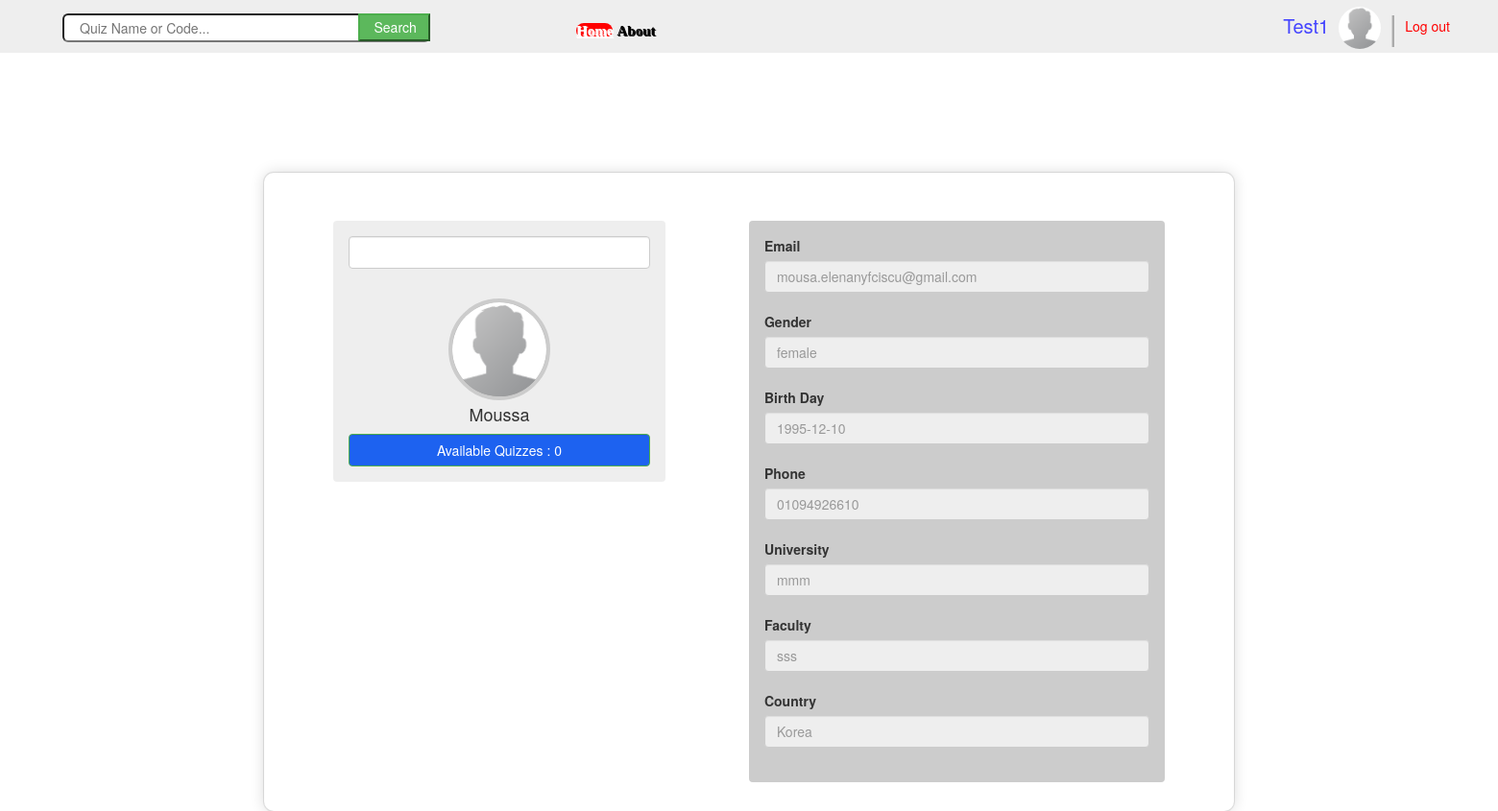
Screenshot of /view/profilepage.php?&name=moussa (signed in) with the database file from the repository.
### tables this page shows
CREATE TABLE `users` (
  `id` int(11) NOT NULL,
  `username` varchar(100) NOT NULL,
  `password` varchar(64) NOT NULL,
  `email` varchar(100) NOT NULL,
  `type` varchar(10) NOT NULL,
  `birth_day` date NOT NULL,
  `country` varchar(50) NOT NULL,
  `gender` varchar(6) NOT NULL,
  `phone` varchar(20) NOT NULL,
  `image` longblob NOT NULL,
  `university` varchar(100) NOT NULL,
  `faculty` varchar(100) NOT NULL
);

### controller/MyProfileOperations.php (called while the page is built)
<?php
class MyProfileOperations {
    public static function getMyData($user) {
        include '../include/vars.php';
        $conn = new mysqli($host, $username, $password, $dbname);
        $query = "SELECT id, username, email, type, birth_day,country, gender, phone, image, university, faculty "
                . "FROM `users` WHERE username = '$user'";
        $result = mysqli_query($conn, $query);
        if (mysqli_error($conn)) {
            echo 'MyProfileOPerations Error !!';
            return NULL;
        } else {
            return $result;
        }
    }
}
?>

### controller/MyQuizzesOperations.php (called while the page is built, shortened)
<?php
class MyQuizzesOperations {
    public static function getMyQuizzes($doctorName) {
        include '../include/vars.php';
        $conn = new mysqli($host, $username, $password, $dbname);
        $query = "SELECT quiz_id, quiz_name, full_mark, date, password from quizzes "
                . "where doctor_name = '" . $doctorName . "'";
        $result = mysqli_query($conn, $query);
        if (mysqli_error($conn)) {
            echo 'My Quizzes OperationsError !!';
            return NULL;
        } else {
            return $result;
        }
    }
    public static function getMyQuizzesCount($doctorName) {
        $result = MyQuizzesOperations::getMyQuizzes($doctorName);
        $num = mysqli_num_rows($result);
        return $num;
    }
}
?>

### view/ProfilePage.php (the view, shortened to what this page needs)
<?php
include './Header.php';
include '../controller/MyProfileOperations.php';
include '../controller/HistoryOperations.php';
include '../controller/MyQuizzesOperations.php';
?>
<html>
    <head>
        <link href="../recources/css/gsdk-bootstrap-wizard.css" rel="stylesheet" />
        <link href="../recources/css/bootstrap.css" rel="stylesheet" type="text/css"/>
    </head>
    <body>
        <?php
        if (!isset($_GET['name'])) {
            $user = $_SESSION['username'];
        } else {
            $user = $_GET['name'];
        }
        $color = "";
        $followstate = "";
        $result = MyProfileOperations::getMyData($user);
        $quizzesLink = "";
        if ($row = mysqli_fetch_array($result, 1)) {
            if ($row['type'] == 'doctor')
                $quizzesLink = "Available Quizzes : ";
            else if ($row['type'] == 'student')
                $quizzesLink = "History Quizzes : ";
            else if ($row['type'] == 'admin')
                $quizzesLink = "";
            ?>
            <div class="container-fluid">
                <div class="row">
                    <div class="col-sm-8 col-sm-offset-2">
                        <div class="wizard-container">
                            <div class="card wizard-card " data-color="orange" id="wizardProfile">
                                <br>
                                <div class="row">
                                    <br>    <div style="background: #eee" class=" alert  col-sm-4 col-sm-offset-1">
                                        <div class="picture-container  ">
                                            <?php
                                            if ($_GET['name'] != $_SESSION['username'] && $_SESSION['usertype'] != "doctor" && $row['type'] != "student" && $_SESSION['usertype'] != "admin") {
                                                echo "  <button value=\"../controller/FollowingManager.php?outprofile=false&followname=$user \" onclick=\"location = this.value\" class=\"form-control col-sm-9 $color \"> $followstate </button>";
                                            } else {
                                            }
                                            ?>
                                            <br>
                                            <br>
                                            <br>
                                            <div class="picture">
                                                <img src="../recources/images/default-avatar.png" class="picture-src" id="wizardPicturePreview" title=""/>
                                            </div>
                                            <h4><?php echo ucwords($user) ?></h4>
                                            <h4><u><?php
                                                    if ($row['type'] == 'doctor')
                                                        echo " <a style=\"background: #1D62F0\" class=\" form-control col-sm-9 btn-success\" href= \"MyQuizzes.php?name=" . $user . " \" >" . $quizzesLink . MyQuizzesOperations::getMyQuizzesCount($user) . "</a></u></h4>";
                                                    ?></u></h4>
                                        </div>
                                    </div>
                                    <div style="background: #ccc" class="alert col-lg-5 col-sm-offset-1">
                                        <label>Email </label>
                                        <input class="form-control" value="<?php echo $row['email']; ?>" class="form-control" name="email" readonly>
                                        <br>
                                        <label>Gender</label>
                                        <input class="form-control" value="<?php echo $row['gender']; ?>" name="gender" readonly>
                                        <br>
                                        <label>Birth Day</label>
                                        <input class="form-control" value="<?php echo $row['birth_day']; ?>" type="text" name="birth_day" readonly>
                                        <br>
                                        <label>Phone </label>
                                        <input class="form-control" value="<?php echo $row['phone']; ?>" name="phone" readonly>
                                        <br>
                                        <label>University </label>
                                        <input class="form-control" value="<?php echo $row['university']; ?>" name="university" readonly>
                                        <br>
                                        <label>Faculty </label>
                                        <input class="form-control" value="<?php echo $row['faculty']; ?>" name="faculty" readonly>
                                        <br>
                                        <label>Country</label>
                                        <input class="form-control" value="<?php echo $row['country']; ?>" name="country" readonly>
                                        <br>
                                    </div>
                                </div>
                            </div>
                        </div>
                    </div>
                </div>
            </div>
        <?php } ?>
    </body>
</html>

### rows the page displays
users: type "Available Quizzes :", email "mousa.elenanyfciscu@gmail.com", gender "female", birth_day "1995-12-10", phone "01094926610", university "mmm", faculty "sss", country "Korea"

### other values shown
$_SESSION['username'] "Test1"
$user "Moussa"
MyQuizzesOperations::getMyQuizzesCount($user) "0"
